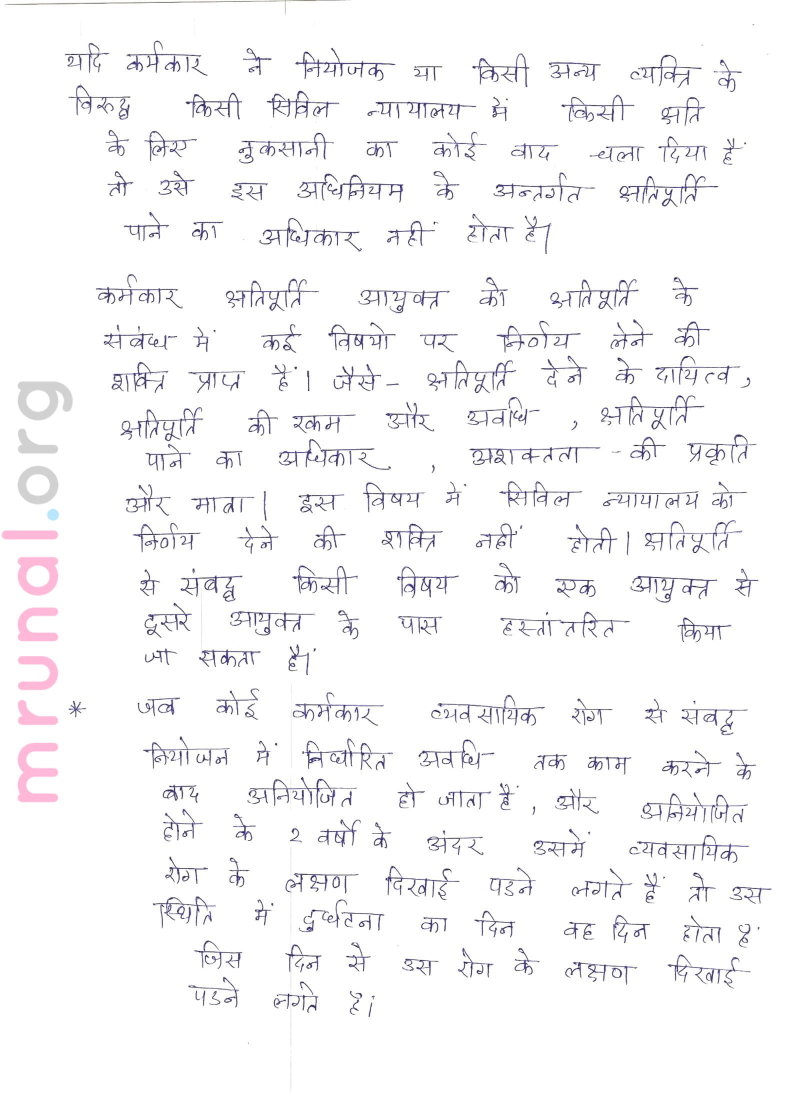
#> input picture word_recognition/hindi_pages/1.jpg, 1600 x 2186 px, given in place of 4.jpg, which was not available (shown at 1/2 size)
$ python draw_text.py
#> lines starting #> are read from the running program, lines starting #| are printed output that depends on the picture; after the words box and inside, x2 and y2 are one past the last pixel; in counts of white or black regions, pixels touching at a corner belong together
import cv2
import numpy as np
import matplotlib.pyplot as plt
import pdb
from PIL import ImageFont, ImageDraw, Image


def annotate(number):
#> called with number = 4
	path = 'bin_data/{}'.format(number)
	img = cv2.imread('hindi_pages/{}.jpg'.format(number))
#> img is the input picture: shape (2186, 1600, 3); mean B, G, R 248.2, 246.9, 247.5
	bi = cv2.imread('hindi_pages/{}.jpg'.format(number), 0)
#> bi: shape (2186, 1600); min 0, max 255, mean 247.3
	ret,bi = cv2.threshold(bi,127,255,cv2.THRESH_BINARY)
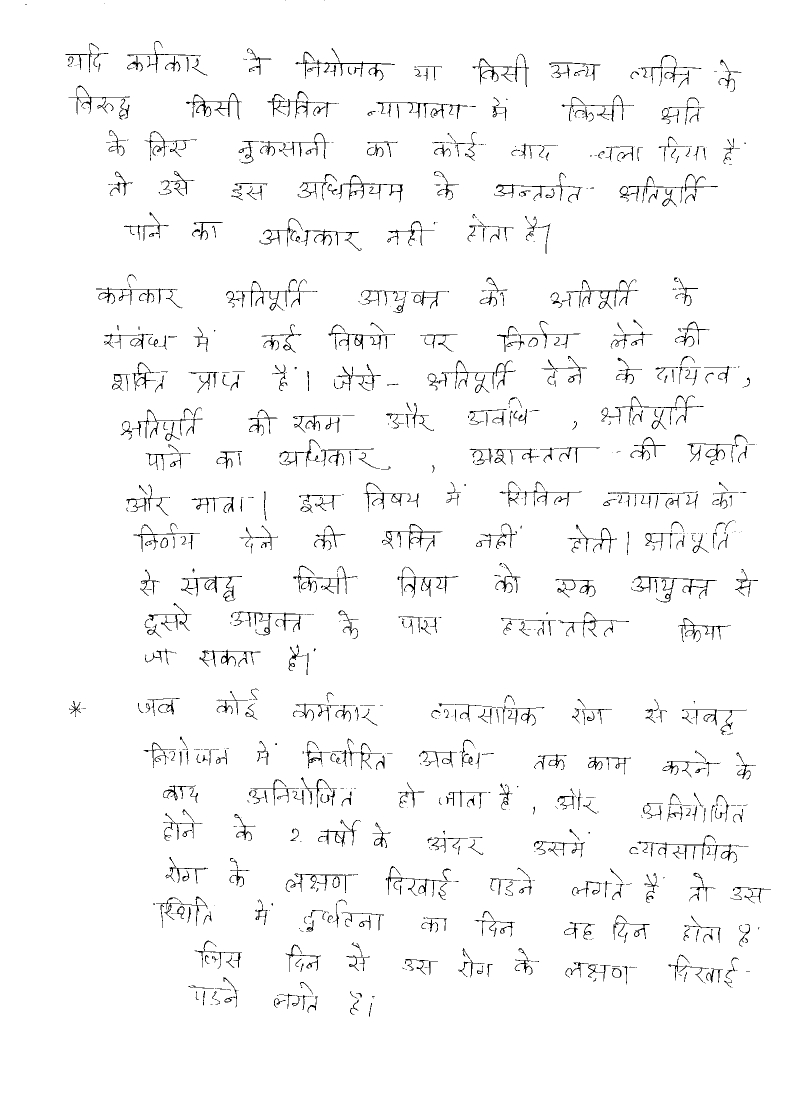
#> bi: shape (2186, 1600) (shown at 1/2 size); 97.3% white; black in thin lines or dots, all inside (x1, y1, x2, y2) = (50, 0, 1542, 2034)

	words = []
#> (the run stopped early here; a loop or call above may not have finished)

$ run again, on word_recognition/hindi_pages/2_Act-payment-of-wages-minimum-wages-maternity-ben-ESIC-10.jpg
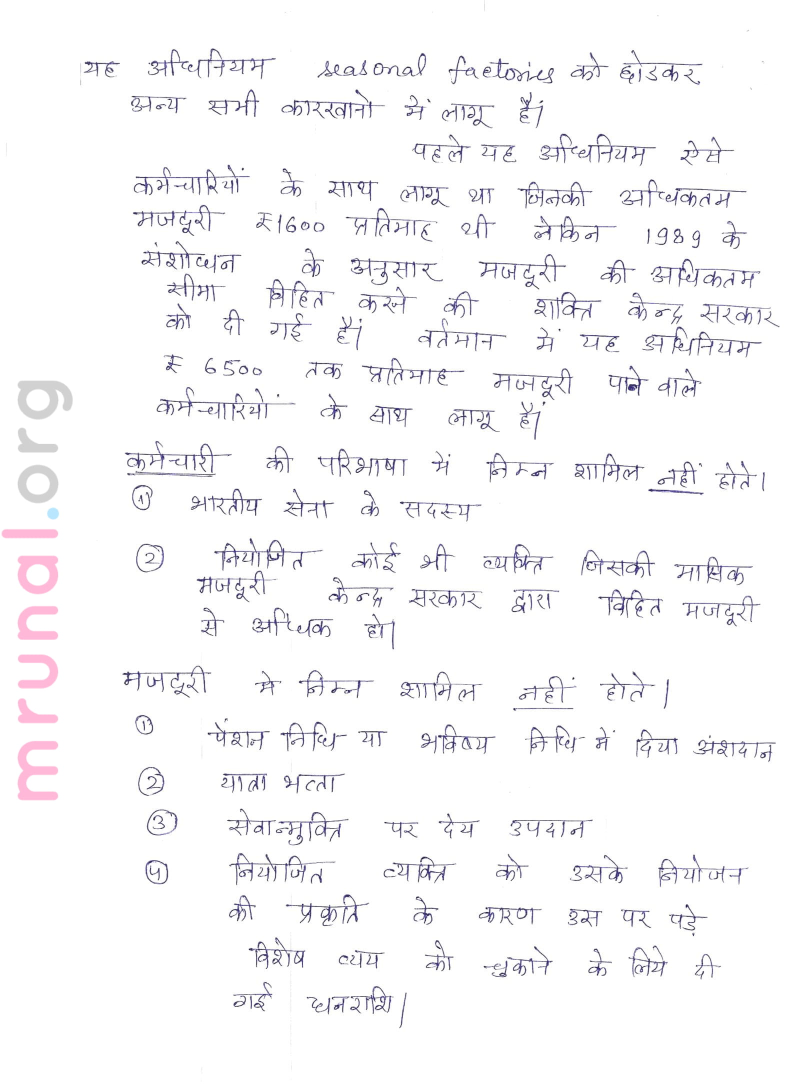
#> input picture word_recognition/hindi_pages/2_Act-payment-of-wages-minimum-wages-maternity-ben-ESIC-10.jpg, 1600 x 2181 px, given in place of 4.jpg, which was not available (shown at 1/2 size)
#> in annotate, img is the input picture: shape (2181, 1600, 3); mean B, G, R 249, 247.8, 248.4
#> in annotate, `ret,bi = cv2.threshold(bi,127,255,cv2.THRESH_BINARY)`:
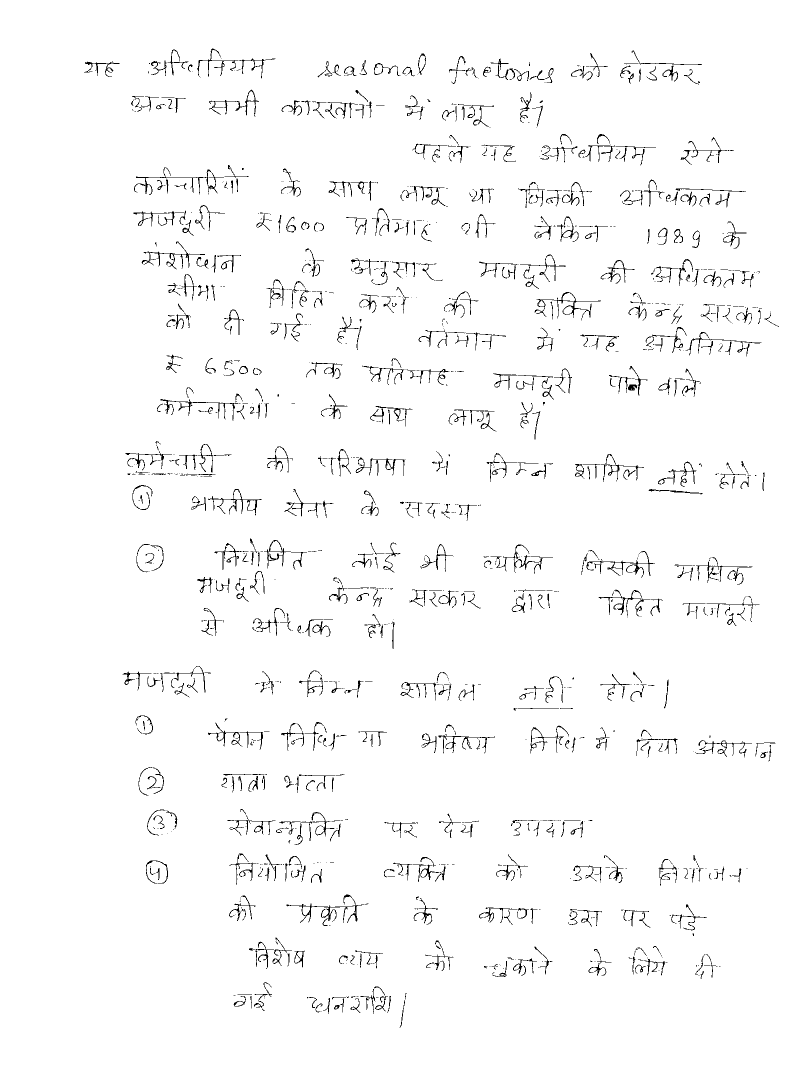
#> bi: shape (2181, 1600) (shown at 1/2 size); 97.6% white; black in thin lines or dots, all inside (x1, y1, x2, y2) = (168, 97, 1558, 2056)

$ run again, on word_recognition/hindi_pages/2_Act-payment-of-wages-minimum-wages-maternity-ben-ESIC-17.jpg
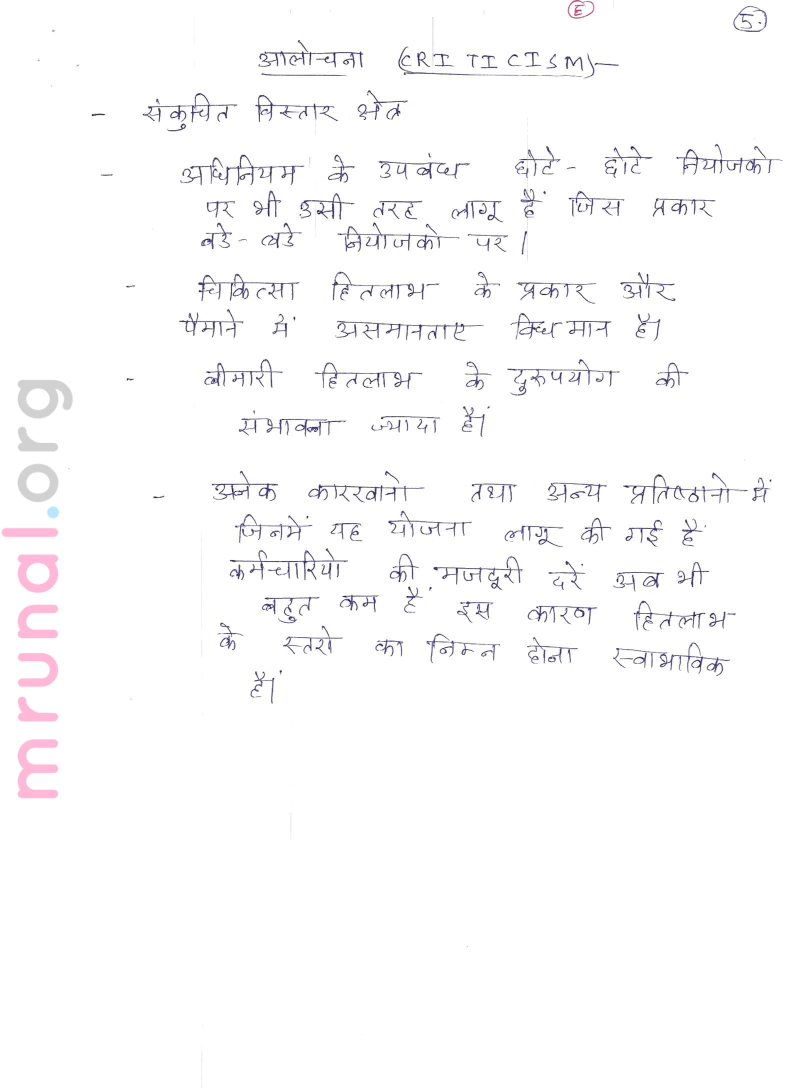
#> input picture word_recognition/hindi_pages/2_Act-payment-of-wages-minimum-wages-maternity-ben-ESIC-17.jpg, 1600 x 2176 px, given in place of 4.jpg, which was not available (shown at 1/2 size)
#> in annotate, img is the input picture: shape (2176, 1600, 3); mean B, G, R 251.5, 250.7, 251.2
#> in annotate, `ret,bi = cv2.threshold(bi,127,255,cv2.THRESH_BINARY)`:
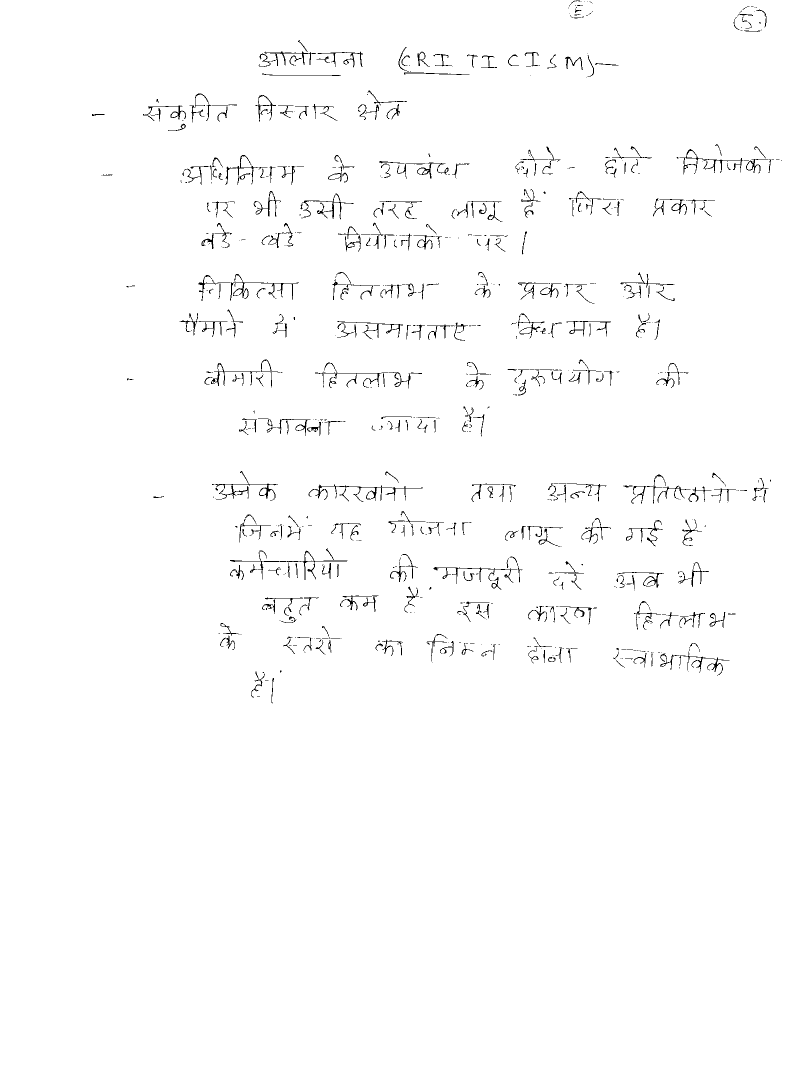
#> bi: shape (2176, 1600) (shown at 1/2 size); 98.7% white; black in thin lines or dots, all inside (x1, y1, x2, y2) = (184, 1, 1564, 1407)

$ run again, on word_recognition/hindi_pages/2_Act-payment-of-wages-minimum-wages-maternity-ben-ESIC-22.jpg
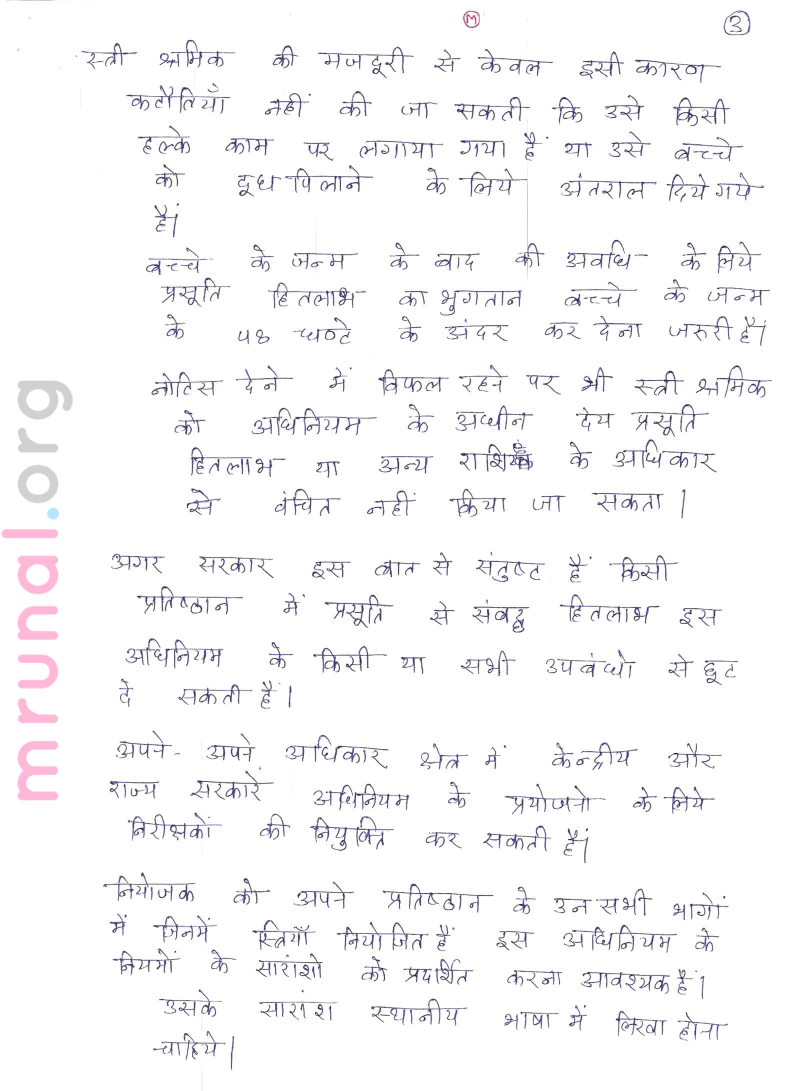
#> input picture word_recognition/hindi_pages/2_Act-payment-of-wages-minimum-wages-maternity-ben-ESIC-22.jpg, 1600 x 2181 px, given in place of 4.jpg, which was not available (shown at 1/2 size)
#> in annotate, img is the input picture: shape (2181, 1600, 3); mean B, G, R 248.7, 247.4, 248
#> in annotate, `ret,bi = cv2.threshold(bi,127,255,cv2.THRESH_BINARY)`:
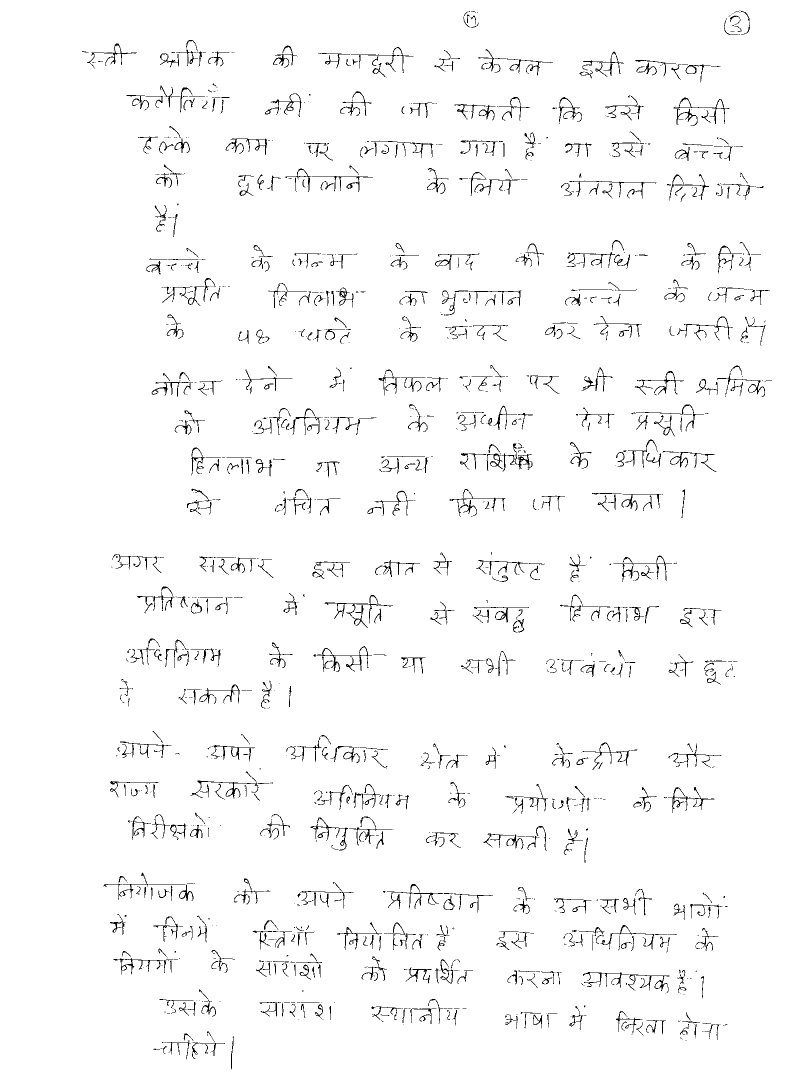
#> bi: shape (2181, 1600) (shown at 1/2 size); 97.5% white; black in thin lines or dots, all inside (x1, y1, x2, y2) = (164, 21, 1544, 2139)
